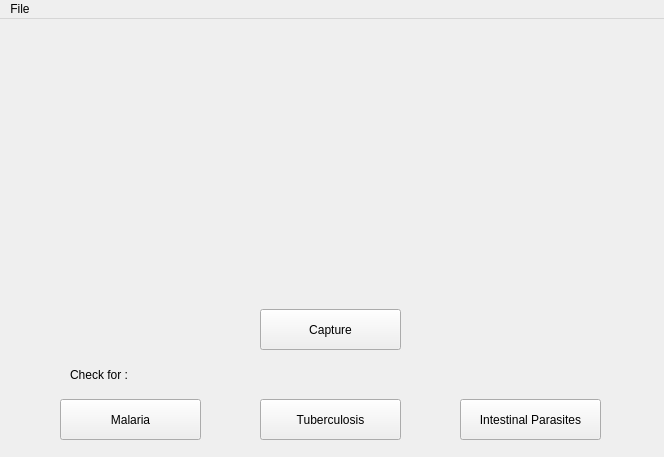
<?xml version="1.0" encoding="UTF-8"?>
<ui version="4.0">
 <class>MainWindow</class>
 <widget class="QMainWindow" name="MainWindow">
  <property name="geometry">
   <rect>
    <x>0</x>
    <y>0</y>
    <width>664</width>
    <height>457</height>
   </rect>
  </property>
  <property name="windowTitle">
   <string>MainWindow</string>
  </property>
  <widget class="QWidget" name="centralWidget">
   <widget class="QPushButton" name="pushButton">
    <property name="geometry">
     <rect>
      <x>60</x>
      <y>380</y>
      <width>141</width>
      <height>41</height>
     </rect>
    </property>
    <property name="text">
     <string>Malaria</string>
    </property>
   </widget>
   <widget class="QPushButton" name="pushButton_2">
    <property name="geometry">
     <rect>
      <x>260</x>
      <y>380</y>
      <width>141</width>
      <height>41</height>
     </rect>
    </property>
    <property name="text">
     <string>Tuberculosis</string>
    </property>
   </widget>
   <widget class="QPushButton" name="pushButton_3">
    <property name="geometry">
     <rect>
      <x>460</x>
      <y>380</y>
      <width>141</width>
      <height>41</height>
     </rect>
    </property>
    <property name="text">
     <string>Intestinal Parasites</string>
    </property>
   </widget>
   <widget class="QPushButton" name="pushButton_4">
    <property name="geometry">
     <rect>
      <x>260</x>
      <y>290</y>
      <width>141</width>
      <height>41</height>
     </rect>
    </property>
    <property name="text">
     <string>Capture</string>
    </property>
   </widget>
   <widget class="QLabel" name="label">
    <property name="geometry">
     <rect>
      <x>70</x>
      <y>340</y>
      <width>241</width>
      <height>31</height>
     </rect>
    </property>
    <property name="text">
     <string>Check for :</string>
    </property>
   </widget>
   <widget class="QLabel" name="label_2">
    <property name="geometry">
     <rect>
      <x>90</x>
      <y>30</y>
      <width>471</width>
      <height>231</height>
     </rect>
    </property>
    <property name="text">
     <string notr="true"/>
    </property>
   </widget>
  </widget>
  <widget class="QMenuBar" name="menuBar">
   <property name="geometry">
    <rect>
     <x>0</x>
     <y>0</y>
     <width>664</width>
     <height>25</height>
    </rect>
   </property>
   <widget class="QMenu" name="menuFile">
    <property name="title">
     <string>File</string>
    </property>
    <addaction name="actionCapture"/>
    <addaction name="actionSave"/>
    <addaction name="actionClose"/>
    <addaction name="actionStop_Camera"/>
    <addaction name="actionStart_Camera"/>
   </widget>
   <addaction name="menuFile"/>
  </widget>
  <action name="actionCapture">
   <property name="text">
    <string>Capture</string>
   </property>
  </action>
  <action name="actionSave">
   <property name="text">
    <string>Save</string>
   </property>
  </action>
  <action name="actionClose">
   <property name="text">
    <string>Close</string>
   </property>
  </action>
  <action name="actionStop_Camera">
   <property name="text">
    <string>Stop Camera</string>
   </property>
  </action>
  <action name="actionStart_Camera">
   <property name="text">
    <string>Start Camera</string>
   </property>
  </action>
 </widget>
 <layoutdefault spacing="6" margin="11"/>
 <resources/>
 <connections/>
</ui>
